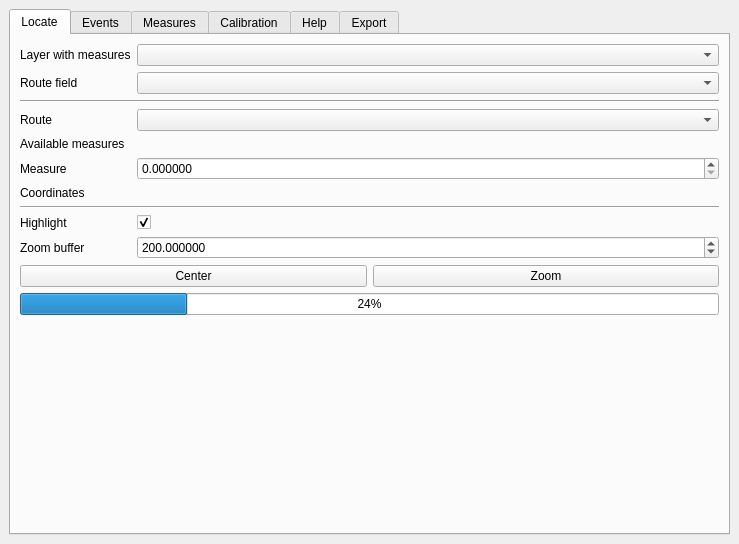
<?xml version="1.0" encoding="UTF-8"?>
<ui version="4.0">
 <class>LrsDockWidget</class>
 <widget class="QDockWidget" name="LrsDockWidget">
  <property name="geometry">
   <rect>
    <x>0</x>
    <y>0</y>
    <width>739</width>
    <height>544</height>
   </rect>
  </property>
  <property name="windowTitle">
   <string>LRS</string>
  </property>
  <widget class="QWidget" name="dockWidgetContents">
   <property name="sizePolicy">
    <sizepolicy hsizetype="Preferred" vsizetype="Preferred">
     <horstretch>0</horstretch>
     <verstretch>0</verstretch>
    </sizepolicy>
   </property>
   <layout class="QVBoxLayout" name="verticalLayout">
    <item>
     <widget class="QTabWidget" name="tabWidget">
      <property name="currentIndex">
       <number>0</number>
      </property>
      <widget class="QWidget" name="locateTab">
       <attribute name="title">
        <string>Locate</string>
       </attribute>
       <layout class="QVBoxLayout" name="verticalLayout_8">
        <item>
         <layout class="QGridLayout" name="gridLayout_3">
          <item row="1" column="0">
           <widget class="QLabel" name="locateLrsRouteFieldLabel">
            <property name="text">
             <string>Route field</string>
            </property>
           </widget>
          </item>
          <item row="7" column="1">
           <widget class="QComboBox" name="locateRouteCombo">
            <property name="sizePolicy">
             <sizepolicy hsizetype="Expanding" vsizetype="Fixed">
              <horstretch>0</horstretch>
              <verstretch>0</verstretch>
             </sizepolicy>
            </property>
           </widget>
          </item>
          <item row="0" column="1">
           <widget class="QComboBox" name="locateLrsLayerCombo"/>
          </item>
          <item row="10" column="1">
           <widget class="QLabel" name="locateCoordinates">
            <property name="text">
             <string>&lt;coordinates&gt;</string>
            </property>
            <property name="textInteractionFlags">
             <set>Qt::LinksAccessibleByMouse|Qt::TextSelectableByMouse</set>
            </property>
           </widget>
          </item>
          <item row="11" column="0" colspan="2">
           <widget class="Line" name="line_6">
            <property name="orientation">
             <enum>Qt::Horizontal</enum>
            </property>
           </widget>
          </item>
          <item row="12" column="1">
           <widget class="QCheckBox" name="locateHighlightCheckBox">
            <property name="text">
             <string/>
            </property>
            <property name="checked">
             <bool>true</bool>
            </property>
           </widget>
          </item>
          <item row="10" column="0">
           <widget class="QLabel" name="locateCoordinatesLabel">
            <property name="text">
             <string>Coordinates</string>
            </property>
           </widget>
          </item>
          <item row="9" column="0">
           <widget class="QLabel" name="locateMeasureLabel">
            <property name="text">
             <string>Measure</string>
            </property>
           </widget>
          </item>
          <item row="9" column="1">
           <widget class="QDoubleSpinBox" name="locateMeasureSpin">
            <property name="decimals">
             <number>6</number>
            </property>
            <property name="maximum">
             <double>1000000.000000000000000</double>
            </property>
            <property name="singleStep">
             <double>1.000000000000000</double>
            </property>
           </widget>
          </item>
          <item row="13" column="1">
           <widget class="QDoubleSpinBox" name="locateBufferSpin">
            <property name="toolTip">
             <string>Buffer around event in map units used for zoom.</string>
            </property>
            <property name="decimals">
             <number>6</number>
            </property>
            <property name="maximum">
             <double>1000000.000000000000000</double>
            </property>
            <property name="singleStep">
             <double>50.000000000000000</double>
            </property>
            <property name="value">
             <double>200.000000000000000</double>
            </property>
           </widget>
          </item>
          <item row="8" column="1">
           <widget class="QLabel" name="locateRanges">
            <property name="text">
             <string>&lt;measures&gt;</string>
            </property>
            <property name="wordWrap">
             <bool>true</bool>
            </property>
            <property name="textInteractionFlags">
             <set>Qt::LinksAccessibleByMouse|Qt::TextSelectableByMouse</set>
            </property>
           </widget>
          </item>
          <item row="0" column="0">
           <widget class="QLabel" name="locateLrsLayerLabel">
            <property name="text">
             <string>Layer with measures</string>
            </property>
           </widget>
          </item>
          <item row="1" column="1">
           <widget class="QComboBox" name="locateLrsRouteFieldCombo"/>
          </item>
          <item row="5" column="0" colspan="2">
           <widget class="Line" name="line_7">
            <property name="orientation">
             <enum>Qt::Horizontal</enum>
            </property>
           </widget>
          </item>
          <item row="7" column="0">
           <widget class="QLabel" name="locateRouteLabel">
            <property name="text">
             <string>Route</string>
            </property>
           </widget>
          </item>
          <item row="8" column="0">
           <widget class="QLabel" name="locateRangesLabel">
            <property name="text">
             <string>Available measures</string>
            </property>
           </widget>
          </item>
          <item row="13" column="0">
           <widget class="QLabel" name="locateBufferLabel">
            <property name="toolTip">
             <string>Buffer around event in map units used for zoom.</string>
            </property>
            <property name="text">
             <string>Zoom buffer</string>
            </property>
           </widget>
          </item>
          <item row="12" column="0">
           <widget class="QLabel" name="locateHighlightLabel">
            <property name="text">
             <string>Highlight</string>
            </property>
           </widget>
          </item>
         </layout>
        </item>
        <item>
         <layout class="QHBoxLayout" name="horizontalLayout_5">
          <item>
           <widget class="QPushButton" name="locateCenterButton">
            <property name="text">
             <string>Center</string>
            </property>
           </widget>
          </item>
          <item>
           <widget class="QPushButton" name="locateZoomButton">
            <property name="text">
             <string>Zoom</string>
            </property>
           </widget>
          </item>
         </layout>
        </item>
        <item>
         <widget class="QProgressBar" name="locateProgressBar">
          <property name="value">
           <number>24</number>
          </property>
         </widget>
        </item>
        <item>
         <spacer name="verticalSpacer_5">
          <property name="orientation">
           <enum>Qt::Vertical</enum>
          </property>
          <property name="sizeHint" stdset="0">
           <size>
            <width>20</width>
            <height>193</height>
           </size>
          </property>
         </spacer>
        </item>
       </layout>
      </widget>
      <widget class="QWidget" name="eventsTab">
       <attribute name="title">
        <string>Events</string>
       </attribute>
       <layout class="QVBoxLayout" name="verticalLayout_4">
        <item>
         <layout class="QGridLayout" name="eventsGridLayout">
          <item row="13" column="0">
           <widget class="QLabel" name="eventsErrorFieldLabel">
            <property name="text">
             <string>Output error field</string>
            </property>
           </widget>
          </item>
          <item row="12" column="0">
           <widget class="QLabel" name="eventsOutputNameLabel">
            <property name="text">
             <string>Output layer name</string>
            </property>
           </widget>
          </item>
          <item row="6" column="0">
           <widget class="QLabel" name="eventsLayerLabel">
            <property name="text">
             <string>Events layer</string>
            </property>
           </widget>
          </item>
          <item row="1" column="1">
           <widget class="QComboBox" name="eventsLrsLayerCombo"/>
          </item>
          <item row="7" column="1">
           <widget class="QComboBox" name="eventsRouteFieldCombo"/>
          </item>
          <item row="4" column="1">
           <widget class="QComboBox" name="eventsLrsRouteFieldCombo"/>
          </item>
          <item row="9" column="0">
           <widget class="QLabel" name="eventsMeasureEndFieldLabel">
            <property name="toolTip">
             <string>End of linear event. Leave blank for punctual events.</string>
            </property>
            <property name="text">
             <string>End measure field</string>
            </property>
           </widget>
          </item>
          <item row="13" column="1">
           <widget class="QLineEdit" name="eventsErrorFieldLineEdit"/>
          </item>
          <item row="12" column="1">
           <widget class="QLineEdit" name="eventsOutputNameLineEdit">
            <property name="text">
             <string/>
            </property>
           </widget>
          </item>
          <item row="11" column="0" colspan="2">
           <widget class="Line" name="line_3">
            <property name="orientation">
             <enum>Qt::Horizontal</enum>
            </property>
           </widget>
          </item>
          <item row="9" column="1">
           <widget class="QComboBox" name="eventsMeasureEndFieldCombo">
            <property name="toolTip">
             <string>End of linear event. Leave blank for punctual events.</string>
            </property>
           </widget>
          </item>
          <item row="8" column="0">
           <widget class="QLabel" name="eventsMeasureStartFieldLabel">
            <property name="toolTip">
             <string>Measure of punctual or start of linear event.</string>
            </property>
            <property name="text">
             <string>Start measure field</string>
            </property>
           </widget>
          </item>
          <item row="1" column="0">
           <widget class="QLabel" name="eventsLrsLayerLabel">
            <property name="text">
             <string>Layer with measures</string>
            </property>
           </widget>
          </item>
          <item row="10" column="0">
           <widget class="QLabel" name="eventsFeaturesSelectLabel">
            <property name="text">
             <string>Features</string>
            </property>
           </widget>
          </item>
          <item row="4" column="0">
           <widget class="QLabel" name="eventsLrsRouteFieldLabel">
            <property name="text">
             <string>Route field</string>
            </property>
           </widget>
          </item>
          <item row="6" column="1">
           <widget class="QComboBox" name="eventsLayerCombo"/>
          </item>
          <item row="7" column="0">
           <widget class="QLabel" name="eventsRouteFieldLabel">
            <property name="text">
             <string>Events route field</string>
            </property>
           </widget>
          </item>
          <item row="5" column="0" colspan="2">
           <widget class="Line" name="line_8">
            <property name="orientation">
             <enum>Qt::Horizontal</enum>
            </property>
           </widget>
          </item>
          <item row="8" column="1">
           <widget class="QComboBox" name="eventsMeasureStartFieldCombo">
            <property name="toolTip">
             <string>Measure of punctual or start of linear event.</string>
            </property>
           </widget>
          </item>
          <item row="10" column="1">
           <widget class="QComboBox" name="eventsFeaturesSelectCombo"/>
          </item>
         </layout>
        </item>
        <item>
         <widget class="QDialogButtonBox" name="eventsButtonBox">
          <property name="standardButtons">
           <set>QDialogButtonBox::Help|QDialogButtonBox::Ok|QDialogButtonBox::Reset</set>
          </property>
         </widget>
        </item>
        <item>
         <widget class="QProgressBar" name="eventsProgressBar">
          <property name="value">
           <number>24</number>
          </property>
         </widget>
        </item>
        <item>
         <spacer name="verticalSpacer_2">
          <property name="orientation">
           <enum>Qt::Vertical</enum>
          </property>
          <property name="sizeHint" stdset="0">
           <size>
            <width>20</width>
            <height>40</height>
           </size>
          </property>
         </spacer>
        </item>
       </layout>
       <zorder>eventsButtonBox</zorder>
       <zorder>verticalSpacer_2</zorder>
       <zorder>eventsProgressBar</zorder>
      </widget>
      <widget class="QWidget" name="measureTab">
       <attribute name="title">
        <string>Measures</string>
       </attribute>
       <layout class="QVBoxLayout" name="verticalLayout_5">
        <item>
         <layout class="QGridLayout" name="gridLayout">
          <item row="7" column="0">
           <widget class="QLabel" name="measureLayerLabel">
            <property name="text">
             <string>Layer</string>
            </property>
           </widget>
          </item>
          <item row="12" column="0">
           <widget class="QLabel" name="measureOutputNameLabel">
            <property name="text">
             <string>Output layer name</string>
            </property>
           </widget>
          </item>
          <item row="11" column="0" colspan="2">
           <widget class="Line" name="line_4">
            <property name="orientation">
             <enum>Qt::Horizontal</enum>
            </property>
           </widget>
          </item>
          <item row="13" column="0">
           <widget class="QLabel" name="measureRouteFieldLabel">
            <property name="text">
             <string>Output route field</string>
            </property>
           </widget>
          </item>
          <item row="14" column="0">
           <widget class="QLabel" name="measureMeasureFieldLabel">
            <property name="text">
             <string>Output measure field</string>
            </property>
           </widget>
          </item>
          <item row="9" column="0">
           <widget class="QLabel" name="measureThresholdLabel">
            <property name="toolTip">
             <string>Maximum distance of point from line.</string>
            </property>
            <property name="text">
             <string>Max point distance</string>
            </property>
           </widget>
          </item>
          <item row="1" column="0">
           <widget class="QLabel" name="measureLrsLayerLabel">
            <property name="text">
             <string>Layer with measures</string>
            </property>
           </widget>
          </item>
          <item row="8" column="0" colspan="2">
           <widget class="Line" name="line_5">
            <property name="orientation">
             <enum>Qt::Horizontal</enum>
            </property>
           </widget>
          </item>
          <item row="2" column="0">
           <widget class="QLabel" name="measureLrsRouteFieldLabel">
            <property name="text">
             <string>Route field</string>
            </property>
           </widget>
          </item>
          <item row="4" column="0" colspan="2">
           <widget class="Line" name="line_9">
            <property name="orientation">
             <enum>Qt::Horizontal</enum>
            </property>
           </widget>
          </item>
          <item row="14" column="1">
           <widget class="QLineEdit" name="measureMeasureFieldLineEdit">
            <property name="text">
             <string/>
            </property>
           </widget>
          </item>
          <item row="13" column="1">
           <widget class="QLineEdit" name="measureRouteFieldLineEdit">
            <property name="text">
             <string/>
            </property>
           </widget>
          </item>
          <item row="12" column="1">
           <widget class="QLineEdit" name="measureOutputNameLineEdit">
            <property name="text">
             <string/>
            </property>
           </widget>
          </item>
          <item row="9" column="1">
           <widget class="QDoubleSpinBox" name="measureThresholdSpin">
            <property name="toolTip">
             <string>Maximum distance of point from line.</string>
            </property>
            <property name="decimals">
             <number>6</number>
            </property>
            <property name="maximum">
             <double>1000000.000000000000000</double>
            </property>
            <property name="value">
             <double>0.000000000000000</double>
            </property>
           </widget>
          </item>
          <item row="7" column="1">
           <widget class="QComboBox" name="measureLayerCombo"/>
          </item>
          <item row="2" column="1">
           <widget class="QComboBox" name="measureLrsRouteFieldCombo"/>
          </item>
          <item row="1" column="1">
           <widget class="QComboBox" name="measureLrsLayerCombo"/>
          </item>
         </layout>
        </item>
        <item>
         <widget class="QDialogButtonBox" name="measureButtonBox">
          <property name="standardButtons">
           <set>QDialogButtonBox::Help|QDialogButtonBox::Ok|QDialogButtonBox::Reset</set>
          </property>
         </widget>
        </item>
        <item>
         <widget class="QProgressBar" name="measureProgressBar">
          <property name="value">
           <number>24</number>
          </property>
         </widget>
        </item>
        <item>
         <spacer name="verticalSpacer_3">
          <property name="orientation">
           <enum>Qt::Vertical</enum>
          </property>
          <property name="sizeHint" stdset="0">
           <size>
            <width>20</width>
            <height>40</height>
           </size>
          </property>
         </spacer>
        </item>
       </layout>
      </widget>
      <widget class="QWidget" name="genTab">
       <attribute name="title">
        <string>Calibration</string>
       </attribute>
       <layout class="QVBoxLayout" name="verticalLayout_2">
        <item>
         <widget class="QTabWidget" name="calibTabWidget">
          <property name="currentIndex">
           <number>0</number>
          </property>
          <widget class="QWidget" name="calibTab">
           <attribute name="title">
            <string>Input</string>
           </attribute>
           <layout class="QVBoxLayout" name="verticalLayout_10">
            <item>
             <widget class="QWidget" name="calibWidget" native="true">
              <layout class="QVBoxLayout" name="verticalLayout_7">
               <property name="spacing">
                <number>5</number>
               </property>
               <property name="leftMargin">
                <number>8</number>
               </property>
               <property name="topMargin">
                <number>8</number>
               </property>
               <property name="rightMargin">
                <number>8</number>
               </property>
               <property name="bottomMargin">
                <number>8</number>
               </property>
               <item>
                <layout class="QGridLayout" name="genGridLayout">
                 <item row="19" column="0">
                  <widget class="QLabel" name="genOutputNameLabel">
                   <property name="text">
                    <string>Output layer name</string>
                   </property>
                  </widget>
                 </item>
                 <item row="9" column="0" colspan="2">
                  <widget class="Line" name="line_2">
                   <property name="orientation">
                    <enum>Qt::Horizontal</enum>
                   </property>
                  </widget>
                 </item>
                 <item row="15" column="1">
                  <widget class="QDoubleSpinBox" name="genThresholdSpin">
                   <property name="toolTip">
                    <string>Maximum distance of point from line.</string>
                   </property>
                   <property name="decimals">
                    <number>6</number>
                   </property>
                   <property name="maximum">
                    <double>1000000.000000000000000</double>
                   </property>
                   <property name="value">
                    <double>0.000000000000000</double>
                   </property>
                  </widget>
                 </item>
                 <item row="14" column="0">
                  <widget class="QLabel" name="genSnapLabel">
                   <property name="toolTip">
                    <string>Maximum gap between lies to be snapped.</string>
                   </property>
                   <property name="text">
                    <string>Max lines snap</string>
                   </property>
                  </widget>
                 </item>
                 <item row="1" column="0">
                  <widget class="QLabel" name="genLineRouteFieldLabel">
                   <property name="text">
                    <string>Lines route field</string>
                   </property>
                  </widget>
                 </item>
                 <item row="6" column="1">
                  <widget class="QComboBox" name="genMeasureUnitCombo"/>
                 </item>
                 <item row="17" column="0">
                  <widget class="QLabel" name="genExtrapolateLabel">
                   <property name="toolTip">
                    <string>Extrapolate before and after calibration points.</string>
                   </property>
                   <property name="text">
                    <string>Extrapolate</string>
                   </property>
                  </widget>
                 </item>
                 <item row="4" column="1">
                  <widget class="QComboBox" name="genPointRouteFieldCombo"/>
                 </item>
                 <item row="15" column="0">
                  <widget class="QLabel" name="genThresholdLabel">
                   <property name="toolTip">
                    <string>Maximum distance of point from line.</string>
                   </property>
                   <property name="text">
                    <string>Max point distance</string>
                   </property>
                  </widget>
                 </item>
                 <item row="4" column="0">
                  <widget class="QLabel" name="genPointRouteFieldLabel">
                   <property name="text">
                    <string>Points route field</string>
                   </property>
                  </widget>
                 </item>
                 <item row="3" column="1">
                  <widget class="QComboBox" name="genPointLayerCombo"/>
                 </item>
                 <item row="14" column="1">
                  <widget class="QDoubleSpinBox" name="genSnapSpin">
                   <property name="toolTip">
                    <string>Maximum gap between lies to be snapped.</string>
                   </property>
                   <property name="decimals">
                    <number>6</number>
                   </property>
                   <property name="maximum">
                    <double>1000000.000000000000000</double>
                   </property>
                  </widget>
                 </item>
                 <item row="5" column="1">
                  <widget class="QComboBox" name="genPointMeasureFieldCombo"/>
                 </item>
                 <item row="13" column="0">
                  <widget class="QComboBox" name="genSelectionModeCombo">
                   <property name="toolTip">
                    <string>Routes selection mode.</string>
                   </property>
                  </widget>
                 </item>
                 <item row="0" column="0">
                  <widget class="QLabel" name="genLineLayerLabel">
                   <property name="text">
                    <string>Lines layer</string>
                   </property>
                  </widget>
                 </item>
                 <item row="0" column="1">
                  <widget class="QComboBox" name="genLineLayerCombo">
                   <property name="sizePolicy">
                    <sizepolicy hsizetype="Expanding" vsizetype="Fixed">
                     <horstretch>0</horstretch>
                     <verstretch>0</verstretch>
                    </sizepolicy>
                   </property>
                  </widget>
                 </item>
                 <item row="5" column="0">
                  <widget class="QLabel" name="genPointMeasureFieldLabel">
                   <property name="text">
                    <string>Measure field</string>
                   </property>
                  </widget>
                 </item>
                 <item row="16" column="0">
                  <widget class="QLabel" name="genParallelModeLabel">
                   <property name="text">
                    <string>Parallels</string>
                   </property>
                  </widget>
                 </item>
                 <item row="13" column="1">
                  <layout class="QHBoxLayout" name="horizontalLayout">
                   <item>
                    <widget class="QLineEdit" name="genSelectionLineEdit">
                     <property name="toolTip">
                      <string>Comma separated list of routes to include/exclude.</string>
                     </property>
                    </widget>
                   </item>
                   <item>
                    <widget class="QPushButton" name="genSelectionButton">
                     <property name="text">
                      <string>Select</string>
                     </property>
                    </widget>
                   </item>
                  </layout>
                 </item>
                 <item row="1" column="1">
                  <widget class="QComboBox" name="genLineRouteFieldCombo"/>
                 </item>
                 <item row="19" column="1">
                  <widget class="QLineEdit" name="genOutputNameLineEdit">
                   <property name="text">
                    <string/>
                   </property>
                  </widget>
                 </item>
                 <item row="2" column="0" colspan="2">
                  <widget class="Line" name="line">
                   <property name="orientation">
                    <enum>Qt::Horizontal</enum>
                   </property>
                  </widget>
                 </item>
                 <item row="16" column="1">
                  <widget class="QComboBox" name="genParallelModeCombo"/>
                 </item>
                 <item row="3" column="0">
                  <widget class="QLabel" name="genPointLayerLabel">
                   <property name="text">
                    <string>Points layer</string>
                   </property>
                  </widget>
                 </item>
                 <item row="17" column="1">
                  <widget class="QCheckBox" name="genExtrapolateCheckBox">
                   <property name="toolTip">
                    <string>Extrapolate before and after calibration points.</string>
                   </property>
                   <property name="text">
                    <string/>
                   </property>
                  </widget>
                 </item>
                 <item row="6" column="0">
                  <widget class="QLabel" name="genMeasureUnitLabel">
                   <property name="toolTip">
                    <string>&lt;html&gt;&lt;head/&gt;&lt;body&gt;&lt;p&gt;Map units per measure unit.&lt;/p&gt;&lt;/body&gt;&lt;/html&gt;</string>
                   </property>
                   <property name="text">
                    <string>Measure unit</string>
                   </property>
                  </widget>
                 </item>
                 <item row="18" column="0" colspan="2">
                  <widget class="Line" name="line_10">
                   <property name="orientation">
                    <enum>Qt::Horizontal</enum>
                   </property>
                  </widget>
                 </item>
                </layout>
               </item>
               <item>
                <widget class="QDialogButtonBox" name="genButtonBox">
                 <property name="standardButtons">
                  <set>QDialogButtonBox::Help|QDialogButtonBox::Ok|QDialogButtonBox::Reset</set>
                 </property>
                </widget>
               </item>
               <item>
                <widget class="QFrame" name="genProgressFrame">
                 <property name="minimumSize">
                  <size>
                   <width>0</width>
                   <height>0</height>
                  </size>
                 </property>
                 <property name="frameShape">
                  <enum>QFrame::NoFrame</enum>
                 </property>
                 <property name="frameShadow">
                  <enum>QFrame::Plain</enum>
                 </property>
                 <property name="lineWidth">
                  <number>0</number>
                 </property>
                 <layout class="QHBoxLayout" name="horizontalLayout_3">
                  <item>
                   <widget class="QLabel" name="genProgressLabel">
                    <property name="sizePolicy">
                     <sizepolicy hsizetype="MinimumExpanding" vsizetype="Preferred">
                      <horstretch>0</horstretch>
                      <verstretch>0</verstretch>
                     </sizepolicy>
                    </property>
                    <property name="text">
                     <string>Progress label</string>
                    </property>
                   </widget>
                  </item>
                  <item>
                   <widget class="QProgressBar" name="genProgressBar">
                    <property name="sizePolicy">
                     <sizepolicy hsizetype="MinimumExpanding" vsizetype="Preferred">
                      <horstretch>0</horstretch>
                      <verstretch>0</verstretch>
                     </sizepolicy>
                    </property>
                    <property name="value">
                     <number>24</number>
                    </property>
                   </widget>
                  </item>
                 </layout>
                </widget>
               </item>
               <item>
                <spacer name="verticalSpacer">
                 <property name="orientation">
                  <enum>Qt::Vertical</enum>
                 </property>
                 <property name="sizeHint" stdset="0">
                  <size>
                   <width>20</width>
                   <height>40</height>
                  </size>
                 </property>
                </spacer>
               </item>
              </layout>
             </widget>
            </item>
           </layout>
          </widget>
          <widget class="QWidget" name="errorTab">
           <attribute name="title">
            <string>Errors</string>
           </attribute>
           <layout class="QVBoxLayout" name="verticalLayout_11">
            <item>
             <widget class="QWidget" name="errorWidget" native="true">
              <layout class="QVBoxLayout" name="verticalLayout_9">
               <property name="spacing">
                <number>0</number>
               </property>
               <property name="leftMargin">
                <number>0</number>
               </property>
               <property name="topMargin">
                <number>0</number>
               </property>
               <property name="rightMargin">
                <number>0</number>
               </property>
               <property name="bottomMargin">
                <number>0</number>
               </property>
               <item>
                <layout class="QHBoxLayout" name="horizontalLayout_4">
                 <property name="spacing">
                  <number>8</number>
                 </property>
                 <property name="leftMargin">
                  <number>8</number>
                 </property>
                 <property name="topMargin">
                  <number>8</number>
                 </property>
                 <property name="rightMargin">
                  <number>8</number>
                 </property>
                 <property name="bottomMargin">
                  <number>8</number>
                 </property>
                 <item>
                  <widget class="QLabel" name="errorFilterLabel">
                   <property name="text">
                    <string>Filter</string>
                   </property>
                  </widget>
                 </item>
                 <item>
                  <widget class="QLineEdit" name="errorFilterLineEdit"/>
                 </item>
                </layout>
               </item>
               <item>
                <widget class="QTableView" name="errorView">
                 <property name="selectionMode">
                  <enum>QAbstractItemView::SingleSelection</enum>
                 </property>
                 <property name="selectionBehavior">
                  <enum>QAbstractItemView::SelectRows</enum>
                 </property>
                 <property name="sortingEnabled">
                  <bool>true</bool>
                 </property>
                 <attribute name="verticalHeaderVisible">
                  <bool>false</bool>
                 </attribute>
                 <attribute name="verticalHeaderDefaultSectionSize">
                  <number>20</number>
                 </attribute>
                </widget>
               </item>
               <item>
                <layout class="QGridLayout" name="gridLayout_4">
                 <property name="leftMargin">
                  <number>8</number>
                 </property>
                 <property name="topMargin">
                  <number>8</number>
                 </property>
                 <property name="rightMargin">
                  <number>8</number>
                 </property>
                 <property name="bottomMargin">
                  <number>8</number>
                 </property>
                 <property name="verticalSpacing">
                  <number>8</number>
                 </property>
                 <item row="0" column="2">
                  <widget class="QLabel" name="errorTotalLength">
                   <property name="sizePolicy">
                    <sizepolicy hsizetype="Expanding" vsizetype="Preferred">
                     <horstretch>0</horstretch>
                     <verstretch>0</verstretch>
                    </sizepolicy>
                   </property>
                   <property name="text">
                    <string>0.0</string>
                   </property>
                  </widget>
                 </item>
                 <item row="1" column="0">
                  <widget class="QLabel" name="errorIncludedLengthLabel">
                   <property name="text">
                    <string>Length of included lines</string>
                   </property>
                  </widget>
                 </item>
                 <item row="2" column="0">
                  <widget class="QLabel" name="errorSuccessLengthLabel">
                   <property name="text">
                    <string>Length of successfully created LRS</string>
                   </property>
                  </widget>
                 </item>
                 <item row="2" column="2">
                  <widget class="QLabel" name="errorSuccessLength">
                   <property name="sizePolicy">
                    <sizepolicy hsizetype="Expanding" vsizetype="Preferred">
                     <horstretch>0</horstretch>
                     <verstretch>0</verstretch>
                    </sizepolicy>
                   </property>
                   <property name="text">
                    <string>0.0</string>
                   </property>
                  </widget>
                 </item>
                 <item row="0" column="0">
                  <widget class="QLabel" name="errorTotalLengthLabel">
                   <property name="text">
                    <string>Total length of all lines</string>
                   </property>
                  </widget>
                 </item>
                 <item row="1" column="2">
                  <widget class="QLabel" name="errorIncludedLength">
                   <property name="sizePolicy">
                    <sizepolicy hsizetype="Expanding" vsizetype="Preferred">
                     <horstretch>0</horstretch>
                     <verstretch>0</verstretch>
                    </sizepolicy>
                   </property>
                   <property name="text">
                    <string>0.0</string>
                   </property>
                  </widget>
                 </item>
                 <item row="0" column="1">
                  <widget class="QLabel" name="label">
                   <property name="text">
                    <string> : </string>
                   </property>
                  </widget>
                 </item>
                 <item row="1" column="1">
                  <widget class="QLabel" name="label_2">
                   <property name="text">
                    <string> : </string>
                   </property>
                  </widget>
                 </item>
                 <item row="2" column="1">
                  <widget class="QLabel" name="label_3">
                   <property name="text">
                    <string> : </string>
                   </property>
                  </widget>
                 </item>
                </layout>
               </item>
               <item>
                <layout class="QHBoxLayout" name="horizontalLayout_2">
                 <item>
                  <widget class="QDialogButtonBox" name="errorButtonBox">
                   <property name="standardButtons">
                    <set>QDialogButtonBox::Help</set>
                   </property>
                  </widget>
                 </item>
                 <item>
                  <spacer name="horizontalSpacer">
                   <property name="orientation">
                    <enum>Qt::Horizontal</enum>
                   </property>
                   <property name="sizeHint" stdset="0">
                    <size>
                     <width>40</width>
                     <height>20</height>
                    </size>
                   </property>
                  </spacer>
                 </item>
                 <item>
                  <widget class="QToolButton" name="errorZoomButton">
                   <property name="text">
                    <string>Zoom</string>
                   </property>
                   <property name="toolButtonStyle">
                    <enum>Qt::ToolButtonTextBesideIcon</enum>
                   </property>
                  </widget>
                 </item>
                 <item>
                  <widget class="QPushButton" name="addErrorLayersButton">
                   <property name="toolTip">
                    <string>Add layers of errors to map view</string>
                   </property>
                   <property name="text">
                    <string>Create error layers</string>
                   </property>
                  </widget>
                 </item>
                 <item>
                  <widget class="QPushButton" name="addQualityLayerButton">
                   <property name="toolTip">
                    <string>Add quality layer to map view</string>
                   </property>
                   <property name="text">
                    <string>Create quality layer</string>
                   </property>
                  </widget>
                 </item>
                </layout>
               </item>
              </layout>
             </widget>
            </item>
           </layout>
          </widget>
         </widget>
        </item>
       </layout>
      </widget>
      <widget class="QWidget" name="helpTab">
       <attribute name="title">
        <string>Help</string>
       </attribute>
       <layout class="QVBoxLayout" name="verticalLayout_3">
        <item>
         <layout class="QVBoxLayout" name="helpLayout">
          <item>
           <widget class="QTextBrowser" name="helpTextBrowser">
            <property name="frameShape">
             <enum>QFrame::NoFrame</enum>
            </property>
            <property name="frameShadow">
             <enum>QFrame::Plain</enum>
            </property>
            <property name="lineWidth">
             <number>0</number>
            </property>
           </widget>
          </item>
         </layout>
        </item>
       </layout>
      </widget>
      <widget class="QWidget" name="exportTab">
       <attribute name="title">
        <string>Export</string>
       </attribute>
       <layout class="QVBoxLayout" name="verticalLayout_6">
        <item>
         <layout class="QGridLayout" name="gridLayout_2">
          <item row="2" column="1">
           <widget class="QLineEdit" name="exportPostgisTableLineEdit"/>
          </item>
          <item row="2" column="0">
           <widget class="QLabel" name="exportPostgisTableLabel">
            <property name="text">
             <string>Output table</string>
            </property>
           </widget>
          </item>
          <item row="0" column="1">
           <widget class="QComboBox" name="exportPostgisConnectionCombo"/>
          </item>
          <item row="0" column="0">
           <widget class="QLabel" name="exportPostgisConnectionLabel">
            <property name="text">
             <string>PostGIS connection</string>
            </property>
           </widget>
          </item>
          <item row="1" column="0">
           <widget class="QLabel" name="exportPostgisSchemaLabel">
            <property name="text">
             <string>Output schema</string>
            </property>
           </widget>
          </item>
          <item row="1" column="1">
           <widget class="QComboBox" name="exportPostgisSchemaCombo"/>
          </item>
         </layout>
        </item>
        <item>
         <widget class="QDialogButtonBox" name="exportButtonBox">
          <property name="standardButtons">
           <set>QDialogButtonBox::Help|QDialogButtonBox::Ok|QDialogButtonBox::Reset</set>
          </property>
         </widget>
        </item>
        <item>
         <spacer name="verticalSpacer_4">
          <property name="orientation">
           <enum>Qt::Vertical</enum>
          </property>
          <property name="sizeHint" stdset="0">
           <size>
            <width>20</width>
            <height>294</height>
           </size>
          </property>
         </spacer>
        </item>
       </layout>
      </widget>
     </widget>
    </item>
   </layout>
  </widget>
 </widget>
 <resources/>
 <connections/>
</ui>
